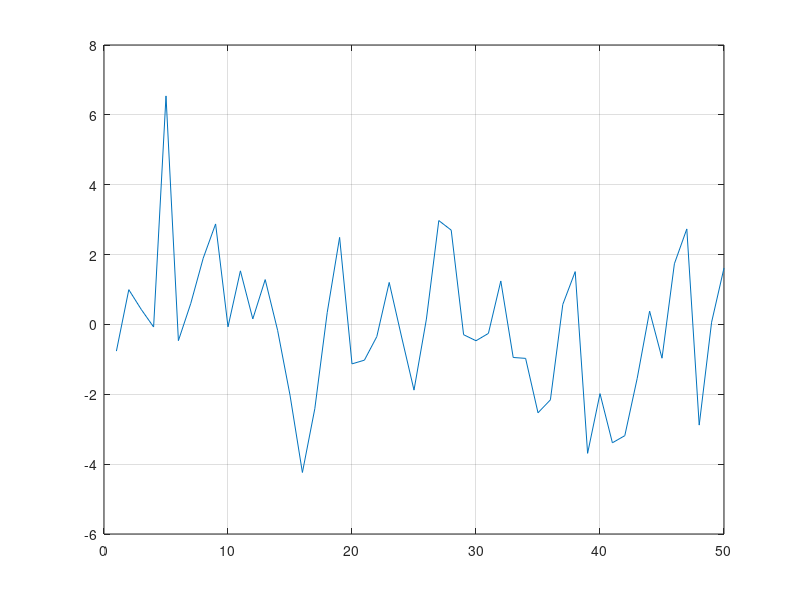
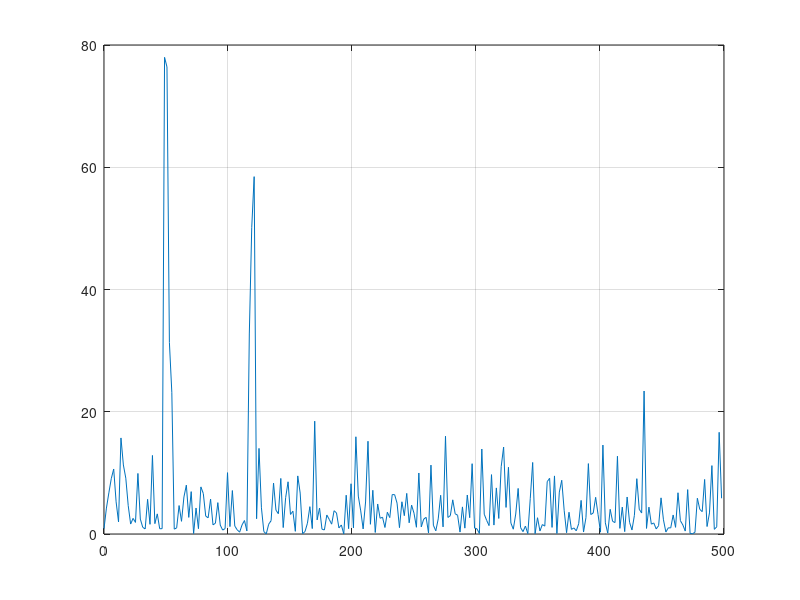

The MATLAB source for these figures, in order:
 t = 0:0.001:0.6;
             x = sin(2 * pi * 50 * t) + sin(2 * pi * 120 * t);
             y = x + 2 * randn(size(t));
             plot(y(1:50)), grid
			 
			  Y = fft(y, 512);
              Pyy = Y.*conj(Y)/512;
              f = 1000 * (0:255)/512;
              figure(2), plot(f, Pyy(1:256)), grid